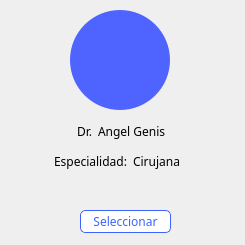
<?xml version="1.0" encoding="UTF-8"?>
<ui version="4.0">
 <class>recepcionista_tarjeta_medicos_internado</class>
 <widget class="QWidget" name="recepcionista_tarjeta_medicos_internado">
  <property name="geometry">
   <rect>
    <x>0</x>
    <y>0</y>
    <width>245</width>
    <height>245</height>
   </rect>
  </property>
  <property name="minimumSize">
   <size>
    <width>245</width>
    <height>245</height>
   </size>
  </property>
  <property name="maximumSize">
   <size>
    <width>245</width>
    <height>245</height>
   </size>
  </property>
  <property name="windowTitle">
   <string>Form</string>
  </property>
  <widget class="QWidget" name="layoutWidget">
   <property name="geometry">
    <rect>
     <x>20</x>
     <y>180</y>
     <width>193</width>
     <height>22</height>
    </rect>
   </property>
   <layout class="QHBoxLayout" name="horizontalLayout_3">
    <item>
     <spacer name="horizontalSpacer_5">
      <property name="orientation">
       <enum>Qt::Horizontal</enum>
      </property>
      <property name="sizeHint" stdset="0">
       <size>
        <width>40</width>
        <height>20</height>
       </size>
      </property>
     </spacer>
    </item>
    <item>
     <widget class="QLabel" name="estrella1">
      <property name="text">
       <string/>
      </property>
      <property name="pixmap">
       <pixmap resource="../../resources.qrc">:/imagenes/Imagenes/estrella.png</pixmap>
      </property>
      <property name="scaledContents">
       <bool>false</bool>
      </property>
      <property name="alignment">
       <set>Qt::AlignCenter</set>
      </property>
     </widget>
    </item>
    <item>
     <widget class="QLabel" name="estrella1_2">
      <property name="text">
       <string/>
      </property>
      <property name="pixmap">
       <pixmap resource="../../resources.qrc">:/imagenes/Imagenes/estrella.png</pixmap>
      </property>
      <property name="scaledContents">
       <bool>false</bool>
      </property>
      <property name="alignment">
       <set>Qt::AlignCenter</set>
      </property>
     </widget>
    </item>
    <item>
     <widget class="QLabel" name="estrella1_3">
      <property name="text">
       <string/>
      </property>
      <property name="pixmap">
       <pixmap resource="../../resources.qrc">:/imagenes/Imagenes/estrella.png</pixmap>
      </property>
      <property name="scaledContents">
       <bool>false</bool>
      </property>
      <property name="alignment">
       <set>Qt::AlignCenter</set>
      </property>
     </widget>
    </item>
    <item>
     <widget class="QLabel" name="estrella1_4">
      <property name="text">
       <string/>
      </property>
      <property name="pixmap">
       <pixmap resource="../../resources.qrc">:/imagenes/Imagenes/estrella.png</pixmap>
      </property>
      <property name="scaledContents">
       <bool>false</bool>
      </property>
      <property name="alignment">
       <set>Qt::AlignCenter</set>
      </property>
     </widget>
    </item>
    <item>
     <widget class="QLabel" name="estrella1_5">
      <property name="text">
       <string/>
      </property>
      <property name="pixmap">
       <pixmap resource="../../resources.qrc">:/imagenes/Imagenes/estrella.png</pixmap>
      </property>
      <property name="scaledContents">
       <bool>false</bool>
      </property>
      <property name="alignment">
       <set>Qt::AlignCenter</set>
      </property>
     </widget>
    </item>
    <item>
     <spacer name="horizontalSpacer_6">
      <property name="orientation">
       <enum>Qt::Horizontal</enum>
      </property>
      <property name="sizeHint" stdset="0">
       <size>
        <width>40</width>
        <height>20</height>
       </size>
      </property>
     </spacer>
    </item>
   </layout>
  </widget>
  <widget class="QLabel" name="fotografia">
   <property name="geometry">
    <rect>
     <x>70</x>
     <y>10</y>
     <width>100</width>
     <height>100</height>
    </rect>
   </property>
   <property name="styleSheet">
    <string notr="true">border: none;
background: #4F64FF;
border-radius: 50px;</string>
   </property>
   <property name="text">
    <string/>
   </property>
   <property name="scaledContents">
    <bool>true</bool>
   </property>
  </widget>
  <widget class="QWidget" name="layoutWidget_2">
   <property name="geometry">
    <rect>
     <x>10</x>
     <y>150</y>
     <width>213</width>
     <height>22</height>
    </rect>
   </property>
   <layout class="QHBoxLayout" name="horizontalLayout_2">
    <item>
     <spacer name="horizontalSpacer_3">
      <property name="orientation">
       <enum>Qt::Horizontal</enum>
      </property>
      <property name="sizeHint" stdset="0">
       <size>
        <width>40</width>
        <height>20</height>
       </size>
      </property>
     </spacer>
    </item>
    <item>
     <widget class="QLabel" name="label_3">
      <property name="font">
       <font>
        <family>Montserrat</family>
       </font>
      </property>
      <property name="text">
       <string>Especialidad:</string>
      </property>
      <property name="alignment">
       <set>Qt::AlignRight|Qt::AlignTrailing|Qt::AlignVCenter</set>
      </property>
     </widget>
    </item>
    <item>
     <widget class="QLabel" name="especialidad">
      <property name="font">
       <font>
        <family>Montserrat</family>
       </font>
      </property>
      <property name="text">
       <string>Cirujana</string>
      </property>
     </widget>
    </item>
    <item>
     <spacer name="horizontalSpacer_4">
      <property name="orientation">
       <enum>Qt::Horizontal</enum>
      </property>
      <property name="sizeHint" stdset="0">
       <size>
        <width>40</width>
        <height>20</height>
       </size>
      </property>
     </spacer>
    </item>
   </layout>
  </widget>
  <widget class="QPushButton" name="btn_visualizar">
   <property name="geometry">
    <rect>
     <x>80</x>
     <y>210</y>
     <width>91</width>
     <height>23</height>
    </rect>
   </property>
   <property name="font">
    <font>
     <family>Montserrat</family>
    </font>
   </property>
   <property name="styleSheet">
    <string notr="true">*{
	background-color: white;
	color: #3E64FF;
	border: 1px solid #3E64FF;
	border-radius: 5px;
	padding: 5px;
}

:hover{
	color: white;
	background-color: #3E64FF;
}</string>
   </property>
   <property name="text">
    <string>Seleccionar</string>
   </property>
  </widget>
  <widget class="QWidget" name="layoutWidget_3">
   <property name="geometry">
    <rect>
     <x>30</x>
     <y>120</y>
     <width>182</width>
     <height>22</height>
    </rect>
   </property>
   <layout class="QHBoxLayout" name="horizontalLayout">
    <item>
     <spacer name="horizontalSpacer">
      <property name="orientation">
       <enum>Qt::Horizontal</enum>
      </property>
      <property name="sizeHint" stdset="0">
       <size>
        <width>40</width>
        <height>20</height>
       </size>
      </property>
     </spacer>
    </item>
    <item>
     <widget class="QLabel" name="tarjetadoctor_doctor_2">
      <property name="font">
       <font>
        <family>Montserrat</family>
       </font>
      </property>
      <property name="text">
       <string>Dr.</string>
      </property>
     </widget>
    </item>
    <item>
     <widget class="QLabel" name="nombre_doctor">
      <property name="font">
       <font>
        <family>Montserrat</family>
       </font>
      </property>
      <property name="text">
       <string>Angel Genis</string>
      </property>
     </widget>
    </item>
    <item>
     <spacer name="horizontalSpacer_2">
      <property name="orientation">
       <enum>Qt::Horizontal</enum>
      </property>
      <property name="sizeHint" stdset="0">
       <size>
        <width>40</width>
        <height>20</height>
       </size>
      </property>
     </spacer>
    </item>
   </layout>
  </widget>
 </widget>
 <resources>
  <include location="../../resources.qrc"/>
 </resources>
 <connections/>
</ui>
